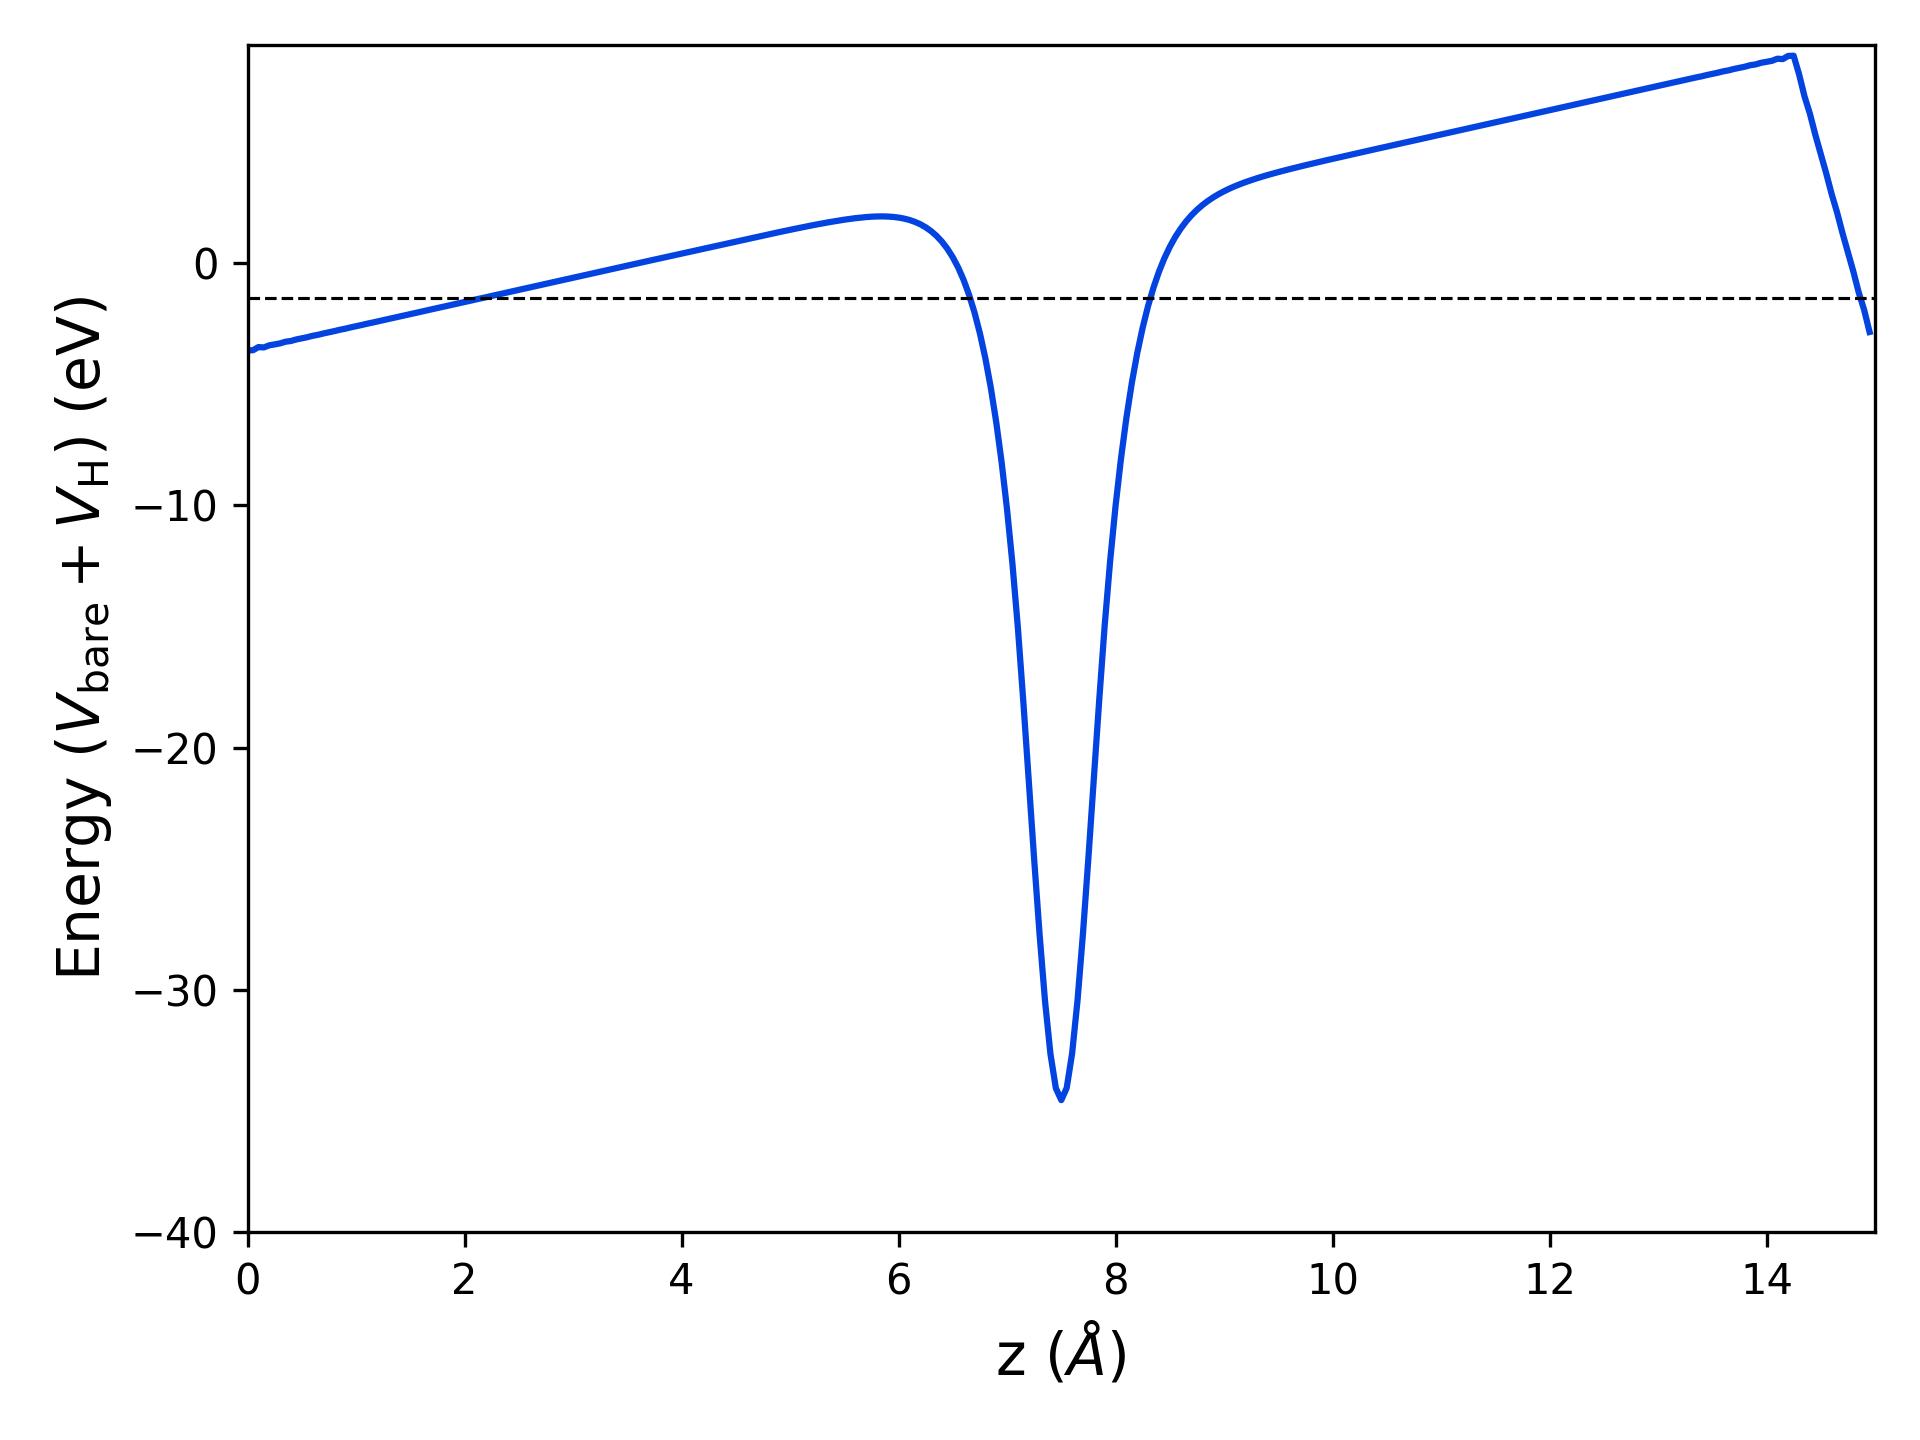

This figure's Python source:
import matplotlib.pyplot as plt
import numpy as np

# Load data
z, V = np.loadtxt('avg.dat', usecols=(0,1), unpack=True)

au2a = 0.529177249 # Convert a.u. to Angstrom
ry2ev = 13.605698066 # Convert Ry to eV


plt.plot(z*au2a, V*ry2ev, c='xkcd:blue')

#plt.plot(z*au2a, V, c='xkcd:blue')

# Plot a dashed line at zero
plt.axhline(-1.42591268, linestyle='--', linewidth=0.75, color='xkcd:black')

plt.xlim(0, 15)
plt.ylim(-40, 9)

#plt.ylim(-4, 4)

plt.xlabel('z ($\\AA$)', fontsize=14)
plt.ylabel(r'Energy ($V_{\mathrm{bare}} + V_{\mathrm{H}}$) (eV)', fontsize=14)

#plt.ylabel(r'Energy ($V_{\mathrm{bare}} + V_{\mathrm{H}}$) (Ry)', fontsize=14)

plt.tight_layout()
plt.savefig('potential.png', dpi=300)
